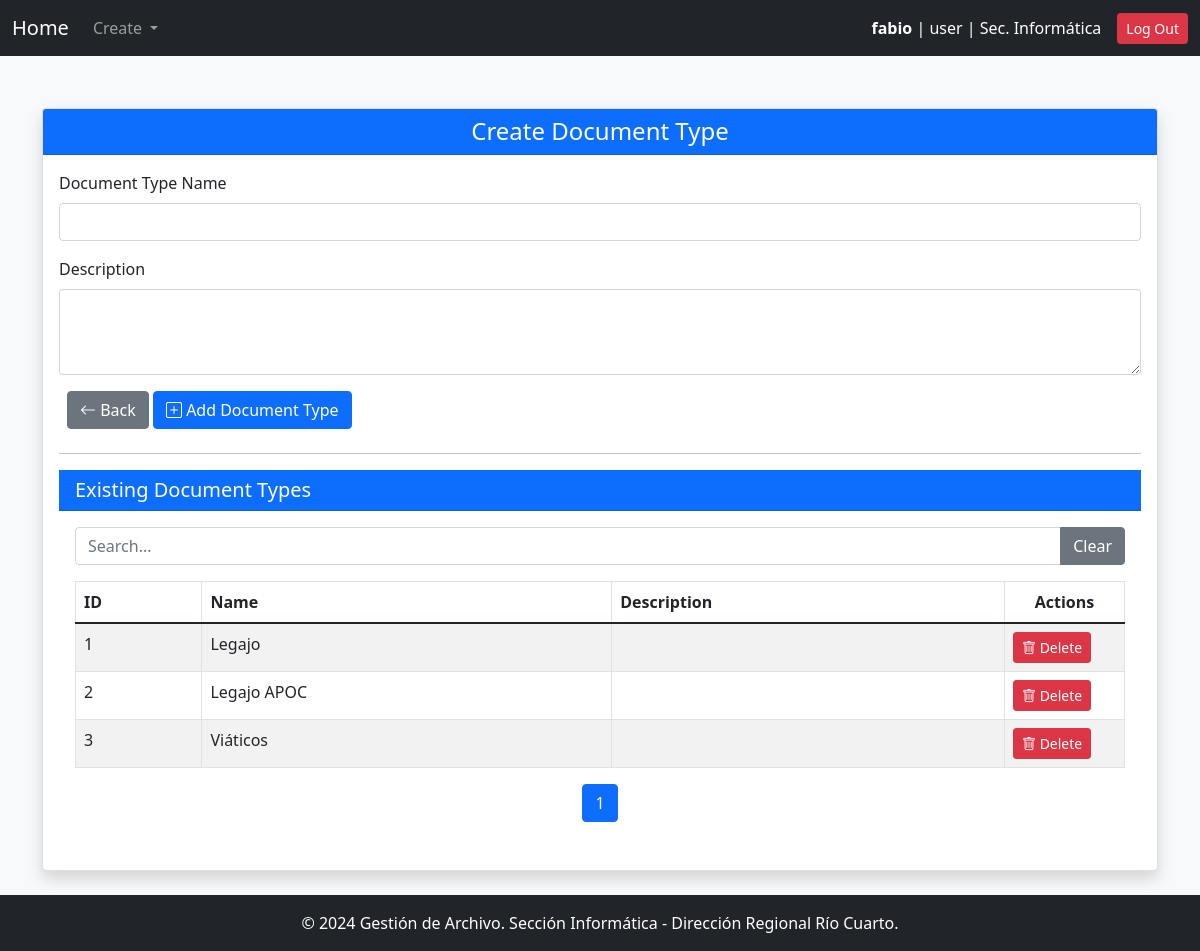
Before: /create/doc-type/ (signed in) with the older database file.
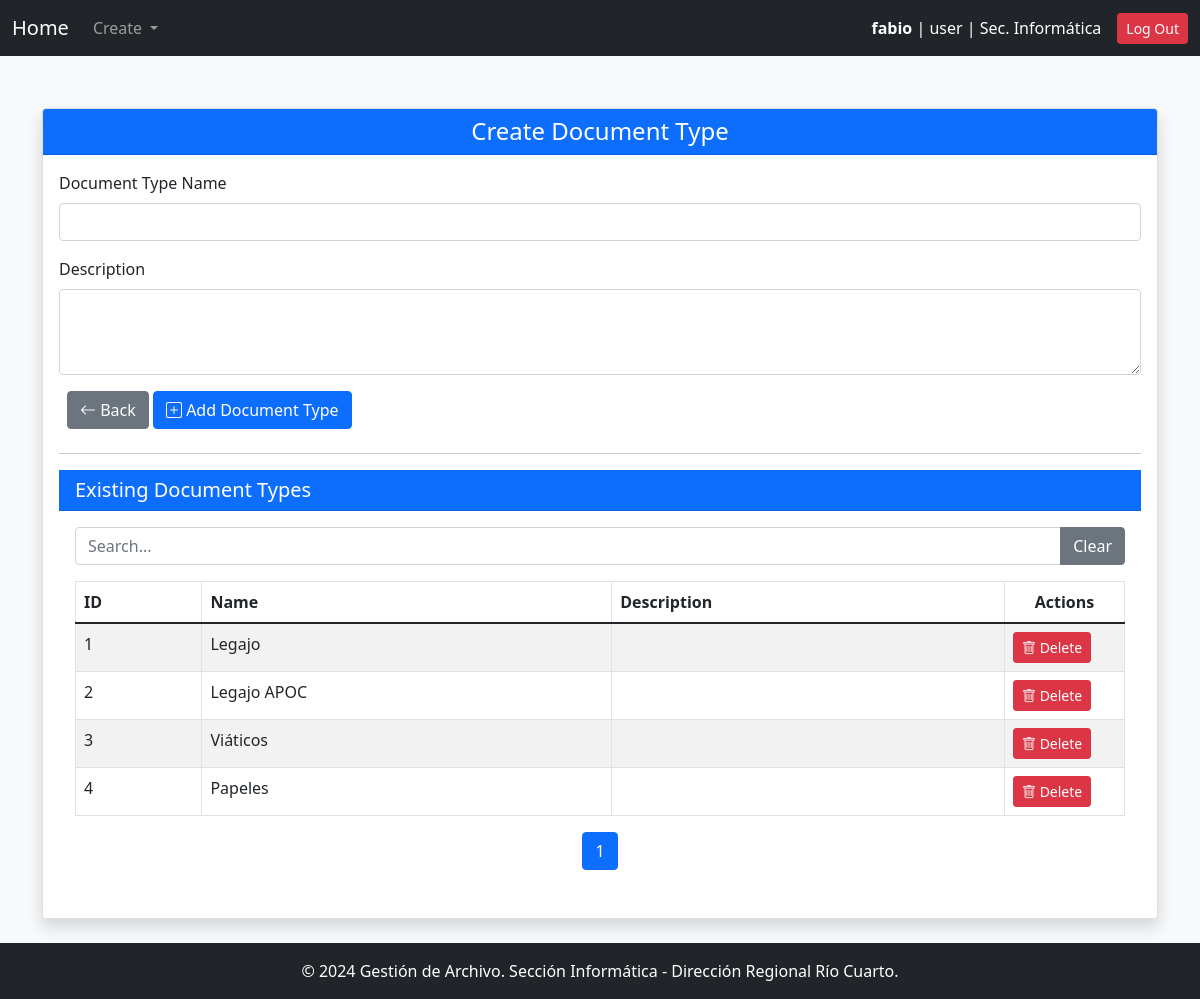
After: the same page with the newer database file.
### gestion_archivo_app/models.py (models this page shows, shortened)
class DocType(models.Model):
    name = models.CharField(max_length=100, unique=True, verbose_name="Document Type")
    description = models.TextField(blank=True, null=True, verbose_name="Description")

### gestion_archivo_app/views.py (the view)
# urls.py: path('create/doc-type/', create_doc_type, name='create_doc_type'),
@login_required
def create_doc_type(request):
    if 'delete_id' in request.GET:
        delete_id = request.GET.get('delete_id')
        doc_type = get_object_or_404(DocType, id=delete_id)
        doc_type.delete()
        return redirect('create_doc_type')  # Redirect to refresh the list
    if request.method == 'POST':
        name = request.POST.get('name')
        description = request.POST.get('description')
        if name:  # Validate input
            DocType.objects.create(name=name, description=description)
            return redirect('create_doc_type')
    items = DocType.objects.all().order_by('id')
    context = {
        'items': items,
    }
    return render(request, 'create_doc_type.html', context)

### gestion_archivo_app/context_processors.py (called while the page is built)
def system_config(request):
    try:
        pagination_limit = int(SystemConfigKeyValues.objects.get(key="pagination_limit").value)
    except SystemConfigKeyValues.DoesNotExist:
        pagination_limit = 10  # Valor por defecto
    try:
        default_archive_code = SystemConfigKeyValues.objects.get(key="default_archive_code").value
    except SystemConfigKeyValues.DoesNotExist:
        default_archive_code = "AADE_ARCHIVE"  # Valor por defecto
    try:
        config_name_org = SystemConfigKeyValues.objects.get(key="config_name_org").value
    except SystemConfigKeyValues.DoesNotExist:
        config_name_org = "Define config_name_org"  # Valor por defecto
    return {
        "pagination_limit": pagination_limit,
        "default_archive_code": default_archive_code,
        "config_name_org": config_name_org
    }

### gestion_archivo_app/templates/create_doc_type.html (shortened to what this page needs)
{% extends 'base.html' %}
{% block content %}
<div class="container mt-5">
    <div class="card shadow">
        <div class="card-header bg-primary text-white">
            <h4 class="text-center mb-0">Create Document Type</h4>
        </div>
        <div class="card-body">
            <form method="post" class="needs-validation mb-4" novalidate>
                <div class="mb-3">
                    <label for="name" class="form-label">Document Type Name</label>
                    <input type="text" id="name" name="name" class="form-control" required>
                    <label for="description" class="form-label mt-3">Description</label>
                    <textarea id="description" name="description" class="form-control" rows="3"></textarea>
                </div>
                <a href="{% url 'main' %}" class="btn btn-secondary ms-2">
                    <i class="bi bi-arrow-left"></i> Back
                </a>
                <button type="submit" class="btn btn-primary">
                    <i class="bi bi-plus-square"></i> Add Document Type
                </button>
            </form>
            <hr>
            <div class="card-header bg-primary text-white">
                <h5 class="mb-0">Existing Document Types</h5>
            </div>
            <div class="card-body">
                <div class="mb-3">
                    <div class="input-group">
                        <input type="text" id="searchInputId" class="form-control" placeholder="Search...">
                        <button type="button" class="btn btn-secondary" onclick="clearSearch('searchInputId', 'tableBodyId')">Clear</button>
                    </div>
                </div>
                <table class="table table-bordered table-striped mt-3" id="tableId">
                    <thead>
                        <tr>
                            <th onclick="sortTable(0)">ID </th>
                            <th onclick="sortTable(1)">Name </th>
                            <th onclick="sortTable(2)">Description </th>
                            <th style="width: 120px;" class="text-center">Actions</th>
                        </tr>
                    </thead>
                    <tbody id="tableBodyId">
                        {% for item in items %}
                            <tr>
                                <td>{{ item.id }}</td>
                                <td>{{ item.name }}</td>
                                <td>{{ item.description }}</td>
                                <td>
                                    <a href="?delete_id={{ item.id }}" class="btn btn-danger btn-sm"
                                       onclick="return confirm('Are you sure you want to delete this document type?');">
                                       <i class="bi bi-trash"></i> Delete
                                    </a>
                                </td>
                            </tr>
                        {% endfor %}
                    </tbody>
                </table>
                <nav class="mt-3">
                    <ul class="pagination justify-content-center" id="tableBodyIdPagination">
                    </ul>
                </nav>
            </div>
        </div>
    </div>
</div>
{% load static %}
{% endblock %}

Changed rows visible on the page:
added DocType: id "4", name "Papeles"
